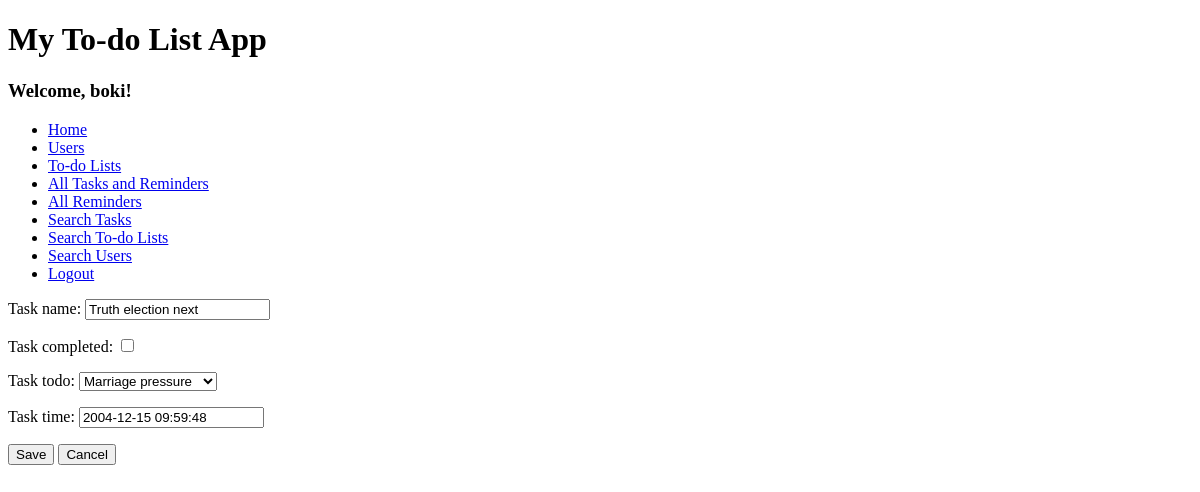
Before: /task/edit/1752/ (signed in) with the older database file.
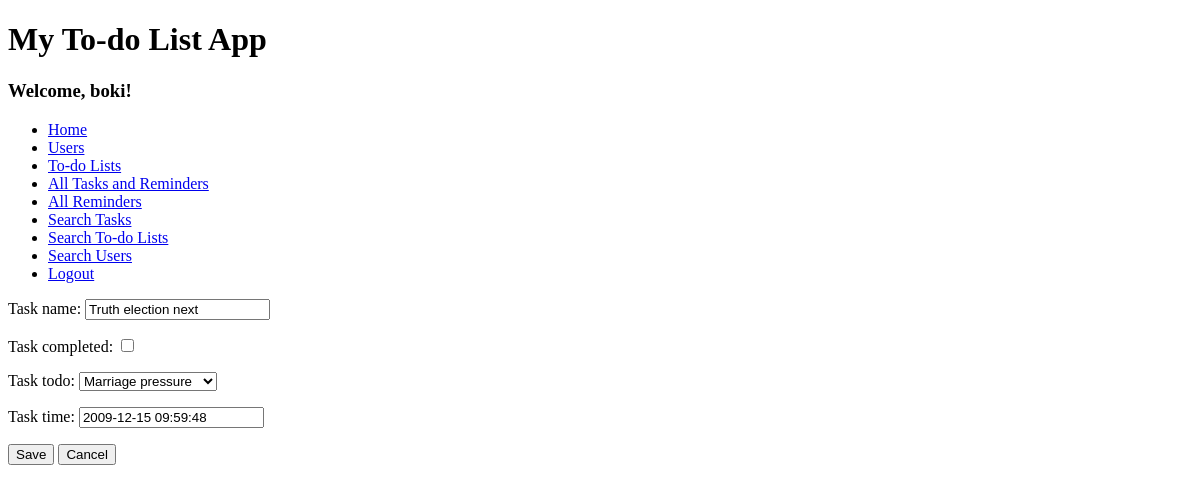
After: the same page with the newer database file.
### main/models.py (models this page shows, shortened)
class Task(models.Model):
    task_name = models.CharField(max_length=30)
    task_completed = models.BooleanField(default=False)
    task_todo = models.ForeignKey(Todo, on_delete=models.CASCADE)
    task_time = models.DateTimeField(default=timezone.now)
    task_reminder = models.OneToOneField(Reminder, on_delete=models.SET_NULL, blank=True, null=True)

### main/views.py (the view)
# urls.py: path('task/edit/<int:pk>/', TaskUpdateView.as_view(), name='task_update'),
class TaskUpdateView(UpdateView):
    model = Task
    fields = ['task_name', 'task_completed', 'task_todo', 'task_time']
    template_name = 'main/add_task.html'
    success_url = '/todos'

### main/models.py (called while the page is built)
    def __str__(self):
        return self.todo_name

### templates/main/add_task.html (shortened to what this page needs)
{% extends "base_generic.html" %}
{% block content %}
{% if user.is_authenticated %}
<form method="post">
    {{ form.as_p }}
    <button type="submit">Save</button>
    <button type="button" onclick="window.location.href='/todos'">Cancel</button>
</form>
{% else %}
    <p>Please login to see this page.</p>
{% endif %}
{% endblock %}

Changed rows visible on the page:
changed Task "Truth election next": task_time "2004-12-15 09:59:48" → "2009-12-15 09:59:48"
